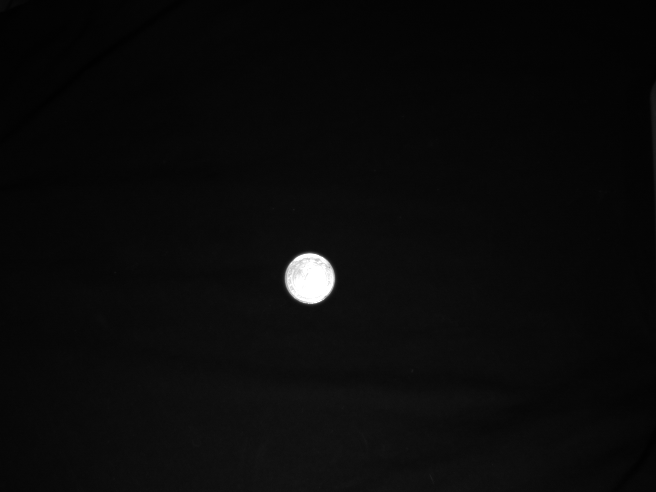
#> input picture Ref_imgs/Moneda_ref_27_05_2022__19h-31m-48s.png, 656 x 492 px
$ python -i Vision.py   (imports and definitions only)
#> lines starting #> are read from the running program, lines starting #| are printed output that depends on the picture; after the words box and inside, x2 and y2 are one past the last pixel; in counts of white or black regions, pixels touching at a corner belong together
#> further down, picture is the input picture: shape (492, 656, 3); min 0, max 255, mean 10.1
from array import array
from typing import Tuple
import cv2
from cv2 import Mat
from datetime import datetime
import os
import numpy as np
import imutils
from imutils import perspective
from imutils import contours
from scipy.spatial import distance as dist
import Global_vars as glob

try:
    from pymba import Vimba, VimbaException
    from pymba import Frame
except:
    pass

# CONSTANTS
DEBUG = False


# [81 lines left out: functions get_image_from_path, get_image_Vimba, crop_image, save_image, not called in this run]


def RGB2binary(img: Mat) -> Mat:
    """ RGB to Binary Function.
    Process an RGB image with morphology techniques to convert
    it into a binary array
    @img parameter image (3 dimensions Mat)"""
    #blur image
    img = cv2.medianBlur(img,7)
    #gray scale
    img = cv2.cvtColor(img, cv2.COLOR_BGR2GRAY)
#> img: shape (492, 656)
    #treshhold over 1st value will covert to 2nd value
    _ ,img = cv2.threshold(img,18,255,cv2.THRESH_BINARY)
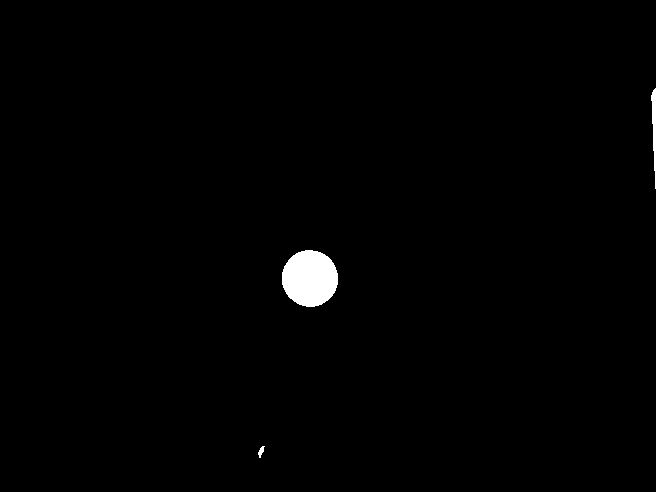
#> img: shape (492, 656); 0.88% white; 3 white regions, box (x1, y1, x2, y2) and area: (282, 250, 338, 307) 2506, (651, 88, 656, 189) 282, (258, 446, 265, 458) 43
    #arreglo chiquito para hacer operaciones morfologicas
    kernel = np.ones((2,2),np.uint8)
    #filtro de morfología abierto
    img = cv2.morphologyEx(img,cv2.MORPH_OPEN,kernel)
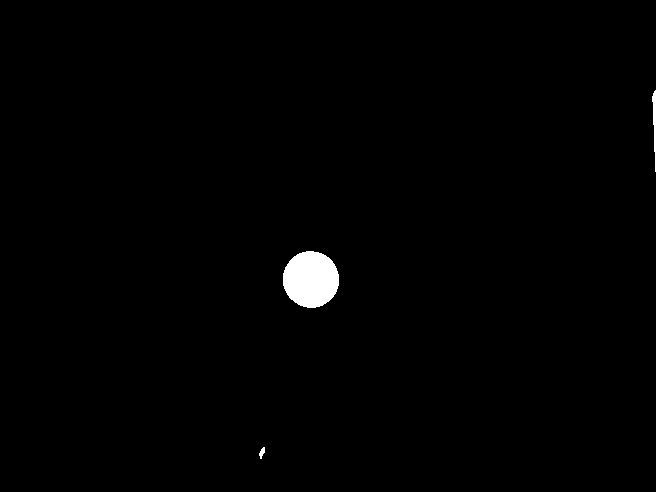
#> img: shape (492, 656); 0.85% white; 3 white regions, box (x1, y1, x2, y2) and area: (283, 251, 339, 308) 2506, (652, 90, 656, 172) 181, (259, 447, 265, 459) 42
    #transformación NO SE
    #img = cv2.distanceTransform(img,cv2.DIST_L2,5)
    #reducir tamaño de objetos por factor
    _, img =  cv2.threshold(img, 0.05*img.max(),255,0)

    #cambiar formato de u32 a u8
    img = np.uint8(img)

    return img

# [82 lines left out: functions vimba2binary, res_vimba, count_objects_AnP, not called in this run]


def midpoint(ptA, ptB):
	return ((ptA[0] + ptB[0]) * 0.5, (ptA[1] + ptB[1]) * 0.5)


# [137 lines left out: functions measure_reference, measure_objects, img_detectSizes, calibrate_cam, not called in this run]

>>> import cv2
>>> picture = cv2.imread('Ref_imgs/Moneda_ref_27_05_2022__19h-31m-48s.png')
>>> result = RGB2binary(picture)

$ run again, on Ref_imgs/Tornillos_27_05_2022__19h-35m-23s.png
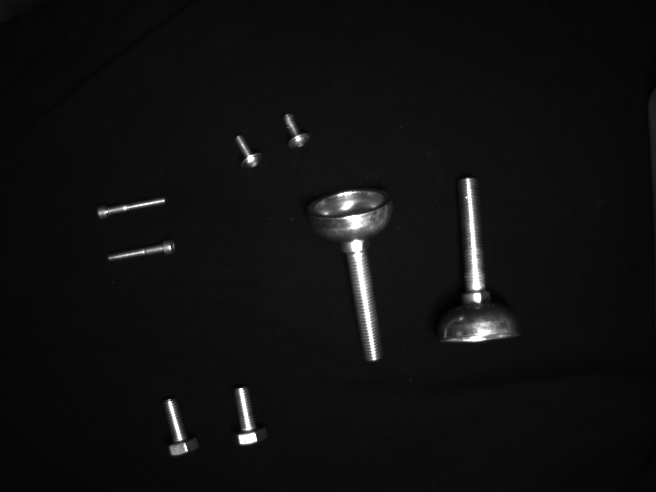
#> input picture Ref_imgs/Tornillos_27_05_2022__19h-35m-23s.png, 656 x 492 px
#> picture is the input picture: shape (492, 656, 3); min 1, max 255, mean 16.6
#> in RGB2binary, `_ ,img = cv2.threshold(img,18,255,cv2.THRESH_BINARY)`:
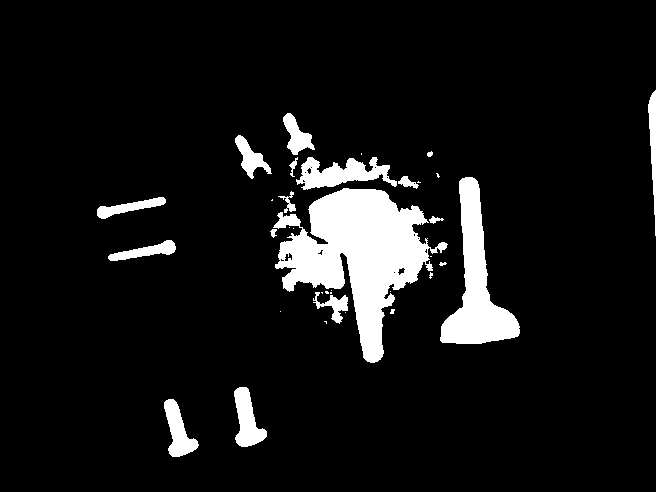
#> img: shape (492, 656); 8.3% white; 35 white regions (17 under 20 px), largest, box (x1, y1, x2, y2) and area: (273, 188, 448, 363) 13601, (440, 177, 520, 344) 5275, (296, 157, 397, 190) 1752
#> in RGB2binary, `img = cv2.morphologyEx(img,cv2.MORPH_OPEN,kernel)`:
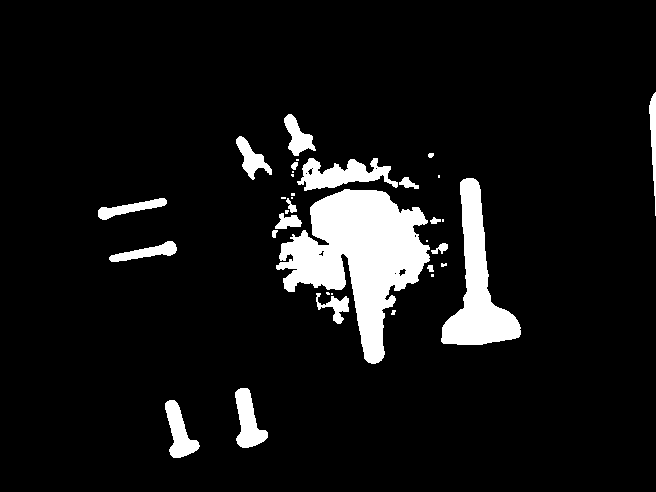
#> img: shape (492, 656); 8.2% white; 35 white regions (15 under 20 px), largest, box (x1, y1, x2, y2) and area: (276, 189, 430, 364) 13116, (441, 178, 521, 345) 5274, (297, 158, 398, 191) 1731

$ run again, on Ref_imgs/Tornillos_27_05_2022__19h-43m-04s.png
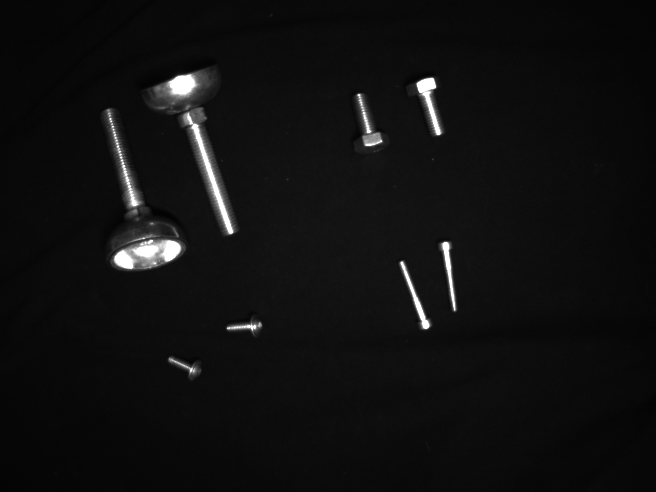
#> input picture Ref_imgs/Tornillos_27_05_2022__19h-43m-04s.png, 656 x 492 px
#> picture is the input picture: shape (492, 656, 3); min 2, max 255, mean 16.2
#> in RGB2binary, `_ ,img = cv2.threshold(img,18,255,cv2.THRESH_BINARY)`:
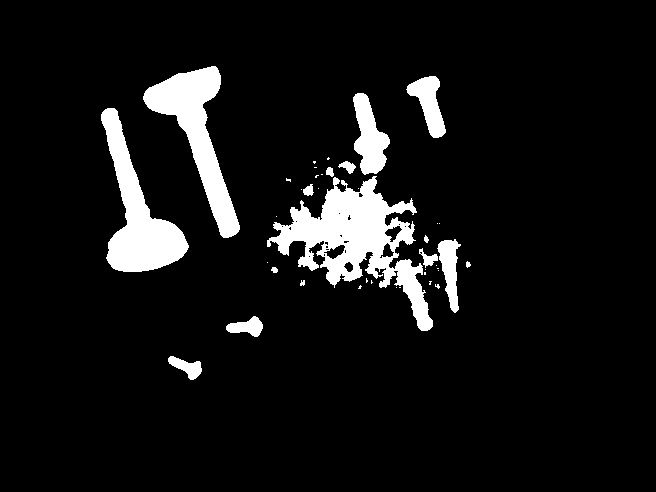
#> img: shape (492, 656); 7.9% white; 41 white regions (25 under 20 px), largest, box (x1, y1, x2, y2) and area: (267, 176, 433, 331) 9228, (101, 108, 189, 272) 5582, (143, 66, 240, 238) 5448
#> in RGB2binary, `img = cv2.morphologyEx(img,cv2.MORPH_OPEN,kernel)`:
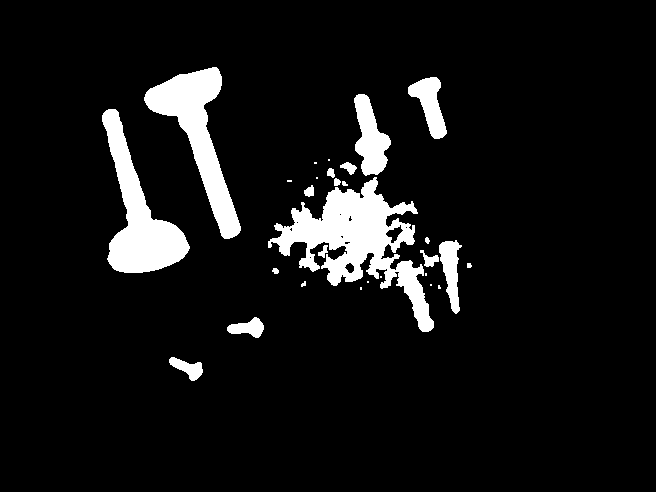
#> img: shape (492, 656); 7.9% white; 29 white regions (10 under 20 px), largest, box (x1, y1, x2, y2) and area: (268, 177, 434, 332) 8988, (102, 109, 190, 273) 5581, (144, 67, 241, 239) 5447

$ run again, on Ref_imgs/Tornillos_27_05_2022__19h-43m-35s.png
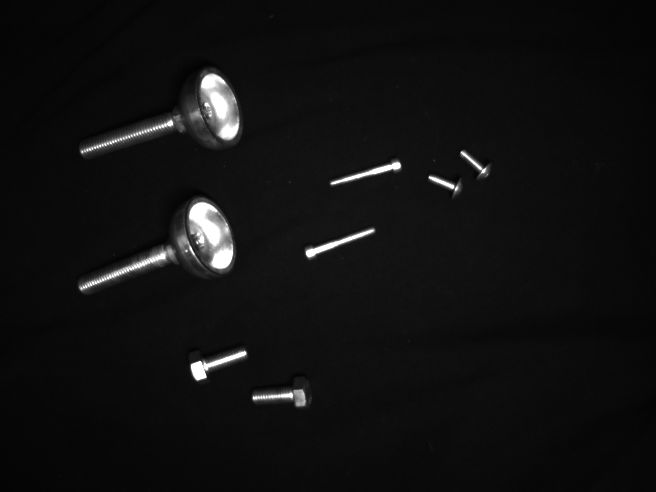
#> input picture Ref_imgs/Tornillos_27_05_2022__19h-43m-35s.png, 656 x 492 px
#> picture is the input picture: shape (492, 656, 3); min 3, max 255, mean 16.9
#> in RGB2binary, `_ ,img = cv2.threshold(img,18,255,cv2.THRESH_BINARY)`:
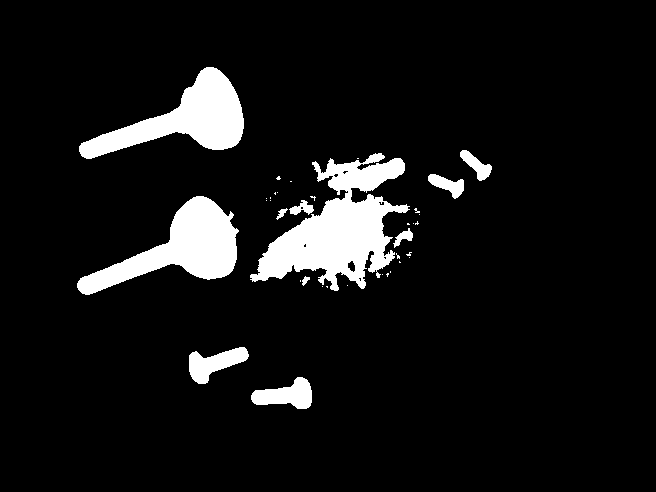
#> img: shape (492, 656); 8.1% white; 37 white regions (26 under 20 px), largest, box (x1, y1, x2, y2) and area: (250, 153, 410, 291) 9916, (77, 196, 239, 295) 6367, (79, 67, 244, 159) 6084
#> in RGB2binary, `img = cv2.morphologyEx(img,cv2.MORPH_OPEN,kernel)`:
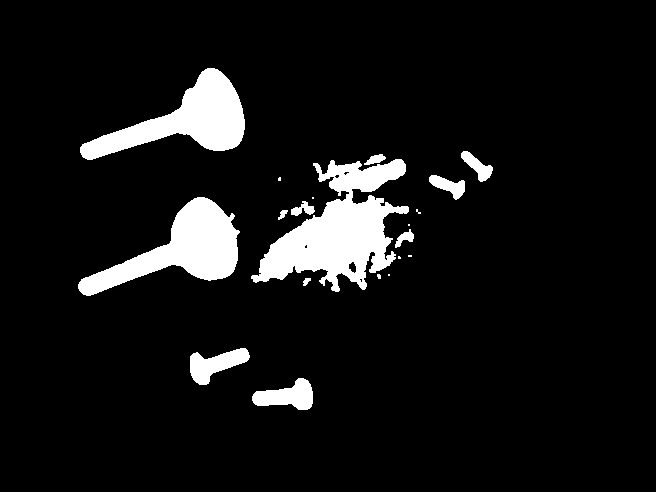
#> img: shape (492, 656); 8.1% white; 20 white regions (8 under 20 px), largest, box (x1, y1, x2, y2) and area: (251, 159, 409, 292) 9704, (78, 197, 240, 296) 6365, (80, 68, 245, 160) 6084
